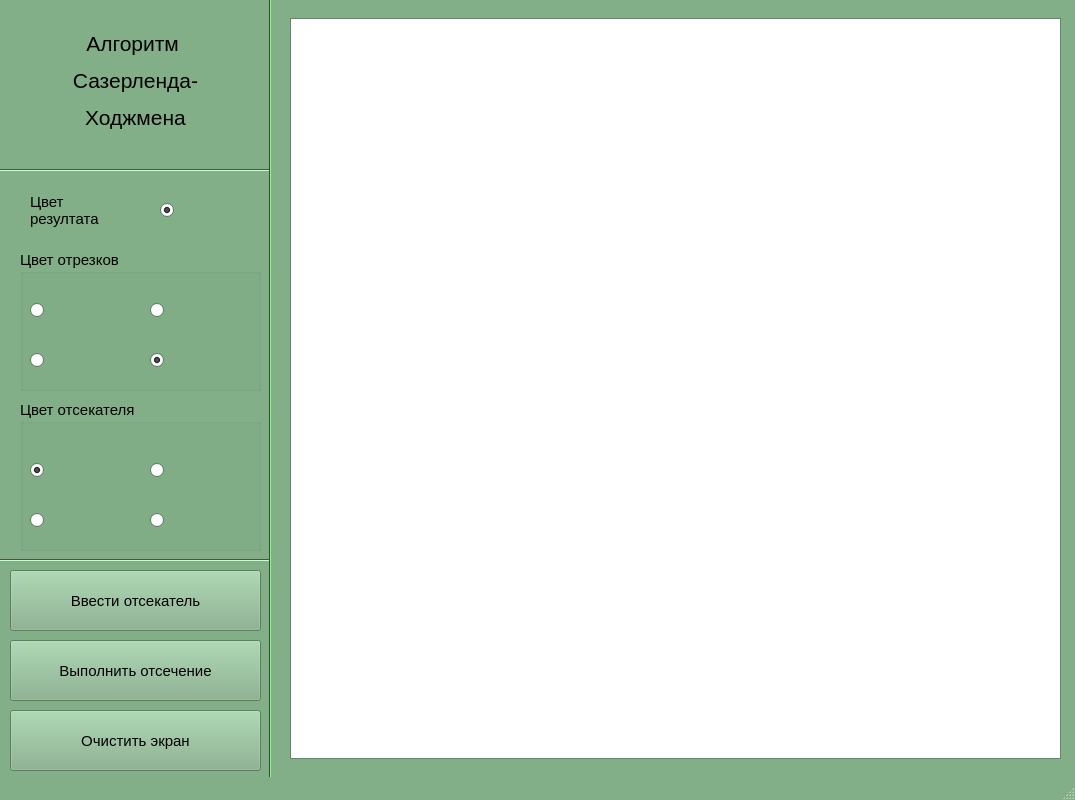
<?xml version="1.0" encoding="UTF-8"?>
<ui version="4.0">
 <class>MainWindow</class>
 <widget class="QMainWindow" name="MainWindow">
  <property name="geometry">
   <rect>
    <x>0</x>
    <y>0</y>
    <width>1075</width>
    <height>800</height>
   </rect>
  </property>
  <property name="minimumSize">
   <size>
    <width>1075</width>
    <height>800</height>
   </size>
  </property>
  <property name="maximumSize">
   <size>
    <width>1075</width>
    <height>800</height>
   </size>
  </property>
  <property name="palette">
   <palette>
    <active>
     <colorrole role="WindowText">
      <brush brushstyle="SolidPattern">
       <color alpha="255">
        <red>0</red>
        <green>0</green>
        <blue>0</blue>
       </color>
      </brush>
     </colorrole>
     <colorrole role="Button">
      <brush brushstyle="SolidPattern">
       <color alpha="255">
        <red>130</red>
        <green>175</green>
        <blue>136</blue>
       </color>
      </brush>
     </colorrole>
     <colorrole role="Light">
      <brush brushstyle="SolidPattern">
       <color alpha="255">
        <red>197</red>
        <green>255</green>
        <blue>205</blue>
       </color>
      </brush>
     </colorrole>
     <colorrole role="Midlight">
      <brush brushstyle="SolidPattern">
       <color alpha="255">
        <red>163</red>
        <green>215</green>
        <blue>170</blue>
       </color>
      </brush>
     </colorrole>
     <colorrole role="Dark">
      <brush brushstyle="SolidPattern">
       <color alpha="255">
        <red>65</red>
        <green>87</green>
        <blue>68</blue>
       </color>
      </brush>
     </colorrole>
     <colorrole role="Mid">
      <brush brushstyle="SolidPattern">
       <color alpha="255">
        <red>87</red>
        <green>117</green>
        <blue>91</blue>
       </color>
      </brush>
     </colorrole>
     <colorrole role="Text">
      <brush brushstyle="SolidPattern">
       <color alpha="255">
        <red>0</red>
        <green>0</green>
        <blue>0</blue>
       </color>
      </brush>
     </colorrole>
     <colorrole role="BrightText">
      <brush brushstyle="SolidPattern">
       <color alpha="255">
        <red>255</red>
        <green>255</green>
        <blue>255</blue>
       </color>
      </brush>
     </colorrole>
     <colorrole role="ButtonText">
      <brush brushstyle="SolidPattern">
       <color alpha="255">
        <red>0</red>
        <green>0</green>
        <blue>0</blue>
       </color>
      </brush>
     </colorrole>
     <colorrole role="Base">
      <brush brushstyle="SolidPattern">
       <color alpha="255">
        <red>255</red>
        <green>255</green>
        <blue>255</blue>
       </color>
      </brush>
     </colorrole>
     <colorrole role="Window">
      <brush brushstyle="SolidPattern">
       <color alpha="255">
        <red>130</red>
        <green>175</green>
        <blue>136</blue>
       </color>
      </brush>
     </colorrole>
     <colorrole role="Shadow">
      <brush brushstyle="SolidPattern">
       <color alpha="255">
        <red>0</red>
        <green>0</green>
        <blue>0</blue>
       </color>
      </brush>
     </colorrole>
     <colorrole role="AlternateBase">
      <brush brushstyle="SolidPattern">
       <color alpha="255">
        <red>192</red>
        <green>215</green>
        <blue>195</blue>
       </color>
      </brush>
     </colorrole>
     <colorrole role="ToolTipBase">
      <brush brushstyle="SolidPattern">
       <color alpha="255">
        <red>255</red>
        <green>255</green>
        <blue>220</blue>
       </color>
      </brush>
     </colorrole>
     <colorrole role="ToolTipText">
      <brush brushstyle="SolidPattern">
       <color alpha="255">
        <red>0</red>
        <green>0</green>
        <blue>0</blue>
       </color>
      </brush>
     </colorrole>
     <colorrole role="PlaceholderText">
      <brush brushstyle="SolidPattern">
       <color alpha="128">
        <red>0</red>
        <green>0</green>
        <blue>0</blue>
       </color>
      </brush>
     </colorrole>
    </active>
    <inactive>
     <colorrole role="WindowText">
      <brush brushstyle="SolidPattern">
       <color alpha="255">
        <red>0</red>
        <green>0</green>
        <blue>0</blue>
       </color>
      </brush>
     </colorrole>
     <colorrole role="Button">
      <brush brushstyle="SolidPattern">
       <color alpha="255">
        <red>130</red>
        <green>175</green>
        <blue>136</blue>
       </color>
      </brush>
     </colorrole>
     <colorrole role="Light">
      <brush brushstyle="SolidPattern">
       <color alpha="255">
        <red>197</red>
        <green>255</green>
        <blue>205</blue>
       </color>
      </brush>
     </colorrole>
     <colorrole role="Midlight">
      <brush brushstyle="SolidPattern">
       <color alpha="255">
        <red>163</red>
        <green>215</green>
        <blue>170</blue>
       </color>
      </brush>
     </colorrole>
     <colorrole role="Dark">
      <brush brushstyle="SolidPattern">
       <color alpha="255">
        <red>65</red>
        <green>87</green>
        <blue>68</blue>
       </color>
      </brush>
     </colorrole>
     <colorrole role="Mid">
      <brush brushstyle="SolidPattern">
       <color alpha="255">
        <red>87</red>
        <green>117</green>
        <blue>91</blue>
       </color>
      </brush>
     </colorrole>
     <colorrole role="Text">
      <brush brushstyle="SolidPattern">
       <color alpha="255">
        <red>0</red>
        <green>0</green>
        <blue>0</blue>
       </color>
      </brush>
     </colorrole>
     <colorrole role="BrightText">
      <brush brushstyle="SolidPattern">
       <color alpha="255">
        <red>255</red>
        <green>255</green>
        <blue>255</blue>
       </color>
      </brush>
     </colorrole>
     <colorrole role="ButtonText">
      <brush brushstyle="SolidPattern">
       <color alpha="255">
        <red>0</red>
        <green>0</green>
        <blue>0</blue>
       </color>
      </brush>
     </colorrole>
     <colorrole role="Base">
      <brush brushstyle="SolidPattern">
       <color alpha="255">
        <red>255</red>
        <green>255</green>
        <blue>255</blue>
       </color>
      </brush>
     </colorrole>
     <colorrole role="Window">
      <brush brushstyle="SolidPattern">
       <color alpha="255">
        <red>130</red>
        <green>175</green>
        <blue>136</blue>
       </color>
      </brush>
     </colorrole>
     <colorrole role="Shadow">
      <brush brushstyle="SolidPattern">
       <color alpha="255">
        <red>0</red>
        <green>0</green>
        <blue>0</blue>
       </color>
      </brush>
     </colorrole>
     <colorrole role="AlternateBase">
      <brush brushstyle="SolidPattern">
       <color alpha="255">
        <red>192</red>
        <green>215</green>
        <blue>195</blue>
       </color>
      </brush>
     </colorrole>
     <colorrole role="ToolTipBase">
      <brush brushstyle="SolidPattern">
       <color alpha="255">
        <red>255</red>
        <green>255</green>
        <blue>220</blue>
       </color>
      </brush>
     </colorrole>
     <colorrole role="ToolTipText">
      <brush brushstyle="SolidPattern">
       <color alpha="255">
        <red>0</red>
        <green>0</green>
        <blue>0</blue>
       </color>
      </brush>
     </colorrole>
     <colorrole role="PlaceholderText">
      <brush brushstyle="SolidPattern">
       <color alpha="128">
        <red>0</red>
        <green>0</green>
        <blue>0</blue>
       </color>
      </brush>
     </colorrole>
    </inactive>
    <disabled>
     <colorrole role="WindowText">
      <brush brushstyle="SolidPattern">
       <color alpha="255">
        <red>65</red>
        <green>87</green>
        <blue>68</blue>
       </color>
      </brush>
     </colorrole>
     <colorrole role="Button">
      <brush brushstyle="SolidPattern">
       <color alpha="255">
        <red>130</red>
        <green>175</green>
        <blue>136</blue>
       </color>
      </brush>
     </colorrole>
     <colorrole role="Light">
      <brush brushstyle="SolidPattern">
       <color alpha="255">
        <red>197</red>
        <green>255</green>
        <blue>205</blue>
       </color>
      </brush>
     </colorrole>
     <colorrole role="Midlight">
      <brush brushstyle="SolidPattern">
       <color alpha="255">
        <red>163</red>
        <green>215</green>
        <blue>170</blue>
       </color>
      </brush>
     </colorrole>
     <colorrole role="Dark">
      <brush brushstyle="SolidPattern">
       <color alpha="255">
        <red>65</red>
        <green>87</green>
        <blue>68</blue>
       </color>
      </brush>
     </colorrole>
     <colorrole role="Mid">
      <brush brushstyle="SolidPattern">
       <color alpha="255">
        <red>87</red>
        <green>117</green>
        <blue>91</blue>
       </color>
      </brush>
     </colorrole>
     <colorrole role="Text">
      <brush brushstyle="SolidPattern">
       <color alpha="255">
        <red>65</red>
        <green>87</green>
        <blue>68</blue>
       </color>
      </brush>
     </colorrole>
     <colorrole role="BrightText">
      <brush brushstyle="SolidPattern">
       <color alpha="255">
        <red>255</red>
        <green>255</green>
        <blue>255</blue>
       </color>
      </brush>
     </colorrole>
     <colorrole role="ButtonText">
      <brush brushstyle="SolidPattern">
       <color alpha="255">
        <red>65</red>
        <green>87</green>
        <blue>68</blue>
       </color>
      </brush>
     </colorrole>
     <colorrole role="Base">
      <brush brushstyle="SolidPattern">
       <color alpha="255">
        <red>130</red>
        <green>175</green>
        <blue>136</blue>
       </color>
      </brush>
     </colorrole>
     <colorrole role="Window">
      <brush brushstyle="SolidPattern">
       <color alpha="255">
        <red>130</red>
        <green>175</green>
        <blue>136</blue>
       </color>
      </brush>
     </colorrole>
     <colorrole role="Shadow">
      <brush brushstyle="SolidPattern">
       <color alpha="255">
        <red>0</red>
        <green>0</green>
        <blue>0</blue>
       </color>
      </brush>
     </colorrole>
     <colorrole role="AlternateBase">
      <brush brushstyle="SolidPattern">
       <color alpha="255">
        <red>130</red>
        <green>175</green>
        <blue>136</blue>
       </color>
      </brush>
     </colorrole>
     <colorrole role="ToolTipBase">
      <brush brushstyle="SolidPattern">
       <color alpha="255">
        <red>255</red>
        <green>255</green>
        <blue>220</blue>
       </color>
      </brush>
     </colorrole>
     <colorrole role="ToolTipText">
      <brush brushstyle="SolidPattern">
       <color alpha="255">
        <red>0</red>
        <green>0</green>
        <blue>0</blue>
       </color>
      </brush>
     </colorrole>
     <colorrole role="PlaceholderText">
      <brush brushstyle="SolidPattern">
       <color alpha="128">
        <red>0</red>
        <green>0</green>
        <blue>0</blue>
       </color>
      </brush>
     </colorrole>
    </disabled>
   </palette>
  </property>
  <property name="font">
   <font>
    <pointsize>11</pointsize>
   </font>
  </property>
  <property name="windowTitle">
   <string>Отсечение произвольного многоугольника выпуклым отсектателем</string>
  </property>
  <property name="documentMode">
   <bool>false</bool>
  </property>
  <property name="tabShape">
   <enum>QTabWidget::Rounded</enum>
  </property>
  <widget class="QWidget" name="centralwidget">
   <widget class="QGraphicsView" name="graphicsView">
    <property name="geometry">
     <rect>
      <x>290</x>
      <y>18</y>
      <width>771</width>
      <height>741</height>
     </rect>
    </property>
    <property name="minimumSize">
     <size>
      <width>700</width>
      <height>550</height>
     </size>
    </property>
    <property name="maximumSize">
     <size>
      <width>10000</width>
      <height>10000</height>
     </size>
    </property>
   </widget>
   <widget class="QPushButton" name="cutButton">
    <property name="geometry">
     <rect>
      <x>10</x>
      <y>640</y>
      <width>251</width>
      <height>61</height>
     </rect>
    </property>
    <property name="text">
     <string>Выполнить отсечение</string>
    </property>
   </widget>
   <widget class="QPushButton" name="clearCanvas">
    <property name="geometry">
     <rect>
      <x>10</x>
      <y>710</y>
      <width>251</width>
      <height>61</height>
     </rect>
    </property>
    <property name="font">
     <font>
      <pointsize>11</pointsize>
      <weight>50</weight>
      <italic>false</italic>
      <bold>false</bold>
      <underline>false</underline>
      <strikeout>false</strikeout>
      <stylestrategy>PreferDefault</stylestrategy>
     </font>
    </property>
    <property name="acceptDrops">
     <bool>false</bool>
    </property>
    <property name="text">
     <string>Очистить экран</string>
    </property>
   </widget>
   <widget class="Line" name="line_4">
    <property name="geometry">
     <rect>
      <x>260</x>
      <y>-1</y>
      <width>21</width>
      <height>851</height>
     </rect>
    </property>
    <property name="palette">
     <palette>
      <active>
       <colorrole role="WindowText">
        <brush brushstyle="SolidPattern">
         <color alpha="255">
          <red>0</red>
          <green>0</green>
          <blue>0</blue>
         </color>
        </brush>
       </colorrole>
       <colorrole role="Button">
        <brush brushstyle="SolidPattern">
         <color alpha="255">
          <red>96</red>
          <green>162</green>
          <blue>96</blue>
         </color>
        </brush>
       </colorrole>
       <colorrole role="Light">
        <brush brushstyle="SolidPattern">
         <color alpha="255">
          <red>144</red>
          <green>243</green>
          <blue>144</blue>
         </color>
        </brush>
       </colorrole>
       <colorrole role="Midlight">
        <brush brushstyle="SolidPattern">
         <color alpha="255">
          <red>120</red>
          <green>202</green>
          <blue>120</blue>
         </color>
        </brush>
       </colorrole>
       <colorrole role="Dark">
        <brush brushstyle="SolidPattern">
         <color alpha="255">
          <red>48</red>
          <green>81</green>
          <blue>48</blue>
         </color>
        </brush>
       </colorrole>
       <colorrole role="Mid">
        <brush brushstyle="SolidPattern">
         <color alpha="255">
          <red>64</red>
          <green>108</green>
          <blue>64</blue>
         </color>
        </brush>
       </colorrole>
       <colorrole role="Text">
        <brush brushstyle="SolidPattern">
         <color alpha="255">
          <red>0</red>
          <green>0</green>
          <blue>0</blue>
         </color>
        </brush>
       </colorrole>
       <colorrole role="BrightText">
        <brush brushstyle="SolidPattern">
         <color alpha="255">
          <red>255</red>
          <green>255</green>
          <blue>255</blue>
         </color>
        </brush>
       </colorrole>
       <colorrole role="ButtonText">
        <brush brushstyle="SolidPattern">
         <color alpha="255">
          <red>0</red>
          <green>0</green>
          <blue>0</blue>
         </color>
        </brush>
       </colorrole>
       <colorrole role="Base">
        <brush brushstyle="SolidPattern">
         <color alpha="255">
          <red>255</red>
          <green>255</green>
          <blue>255</blue>
         </color>
        </brush>
       </colorrole>
       <colorrole role="Window">
        <brush brushstyle="SolidPattern">
         <color alpha="255">
          <red>96</red>
          <green>162</green>
          <blue>96</blue>
         </color>
        </brush>
       </colorrole>
       <colorrole role="Shadow">
        <brush brushstyle="SolidPattern">
         <color alpha="255">
          <red>0</red>
          <green>0</green>
          <blue>0</blue>
         </color>
        </brush>
       </colorrole>
       <colorrole role="AlternateBase">
        <brush brushstyle="SolidPattern">
         <color alpha="255">
          <red>175</red>
          <green>208</green>
          <blue>175</blue>
         </color>
        </brush>
       </colorrole>
       <colorrole role="ToolTipBase">
        <brush brushstyle="SolidPattern">
         <color alpha="255">
          <red>255</red>
          <green>255</green>
          <blue>220</blue>
         </color>
        </brush>
       </colorrole>
       <colorrole role="ToolTipText">
        <brush brushstyle="SolidPattern">
         <color alpha="255">
          <red>0</red>
          <green>0</green>
          <blue>0</blue>
         </color>
        </brush>
       </colorrole>
       <colorrole role="PlaceholderText">
        <brush brushstyle="SolidPattern">
         <color alpha="128">
          <red>0</red>
          <green>0</green>
          <blue>0</blue>
         </color>
        </brush>
       </colorrole>
      </active>
      <inactive>
       <colorrole role="WindowText">
        <brush brushstyle="SolidPattern">
         <color alpha="255">
          <red>0</red>
          <green>0</green>
          <blue>0</blue>
         </color>
        </brush>
       </colorrole>
       <colorrole role="Button">
        <brush brushstyle="SolidPattern">
         <color alpha="255">
          <red>96</red>
          <green>162</green>
          <blue>96</blue>
         </color>
        </brush>
       </colorrole>
       <colorrole role="Light">
        <brush brushstyle="SolidPattern">
         <color alpha="255">
          <red>144</red>
          <green>243</green>
          <blue>144</blue>
         </color>
        </brush>
       </colorrole>
       <colorrole role="Midlight">
        <brush brushstyle="SolidPattern">
         <color alpha="255">
          <red>120</red>
          <green>202</green>
          <blue>120</blue>
         </color>
        </brush>
       </colorrole>
       <colorrole role="Dark">
        <brush brushstyle="SolidPattern">
         <color alpha="255">
          <red>48</red>
          <green>81</green>
          <blue>48</blue>
         </color>
        </brush>
       </colorrole>
       <colorrole role="Mid">
        <brush brushstyle="SolidPattern">
         <color alpha="255">
          <red>64</red>
          <green>108</green>
          <blue>64</blue>
         </color>
        </brush>
       </colorrole>
       <colorrole role="Text">
        <brush brushstyle="SolidPattern">
         <color alpha="255">
          <red>0</red>
          <green>0</green>
          <blue>0</blue>
         </color>
        </brush>
       </colorrole>
       <colorrole role="BrightText">
        <brush brushstyle="SolidPattern">
         <color alpha="255">
          <red>255</red>
          <green>255</green>
          <blue>255</blue>
         </color>
        </brush>
       </colorrole>
       <colorrole role="ButtonText">
        <brush brushstyle="SolidPattern">
         <color alpha="255">
          <red>0</red>
          <green>0</green>
          <blue>0</blue>
         </color>
        </brush>
       </colorrole>
       <colorrole role="Base">
        <brush brushstyle="SolidPattern">
         <color alpha="255">
          <red>255</red>
          <green>255</green>
          <blue>255</blue>
         </color>
        </brush>
       </colorrole>
       <colorrole role="Window">
        <brush brushstyle="SolidPattern">
         <color alpha="255">
          <red>96</red>
          <green>162</green>
          <blue>96</blue>
         </color>
        </brush>
       </colorrole>
       <colorrole role="Shadow">
        <brush brushstyle="SolidPattern">
         <color alpha="255">
          <red>0</red>
          <green>0</green>
          <blue>0</blue>
         </color>
        </brush>
       </colorrole>
       <colorrole role="AlternateBase">
        <brush brushstyle="SolidPattern">
         <color alpha="255">
          <red>175</red>
          <green>208</green>
          <blue>175</blue>
         </color>
        </brush>
       </colorrole>
       <colorrole role="ToolTipBase">
        <brush brushstyle="SolidPattern">
         <color alpha="255">
          <red>255</red>
          <green>255</green>
          <blue>220</blue>
         </color>
        </brush>
       </colorrole>
       <colorrole role="ToolTipText">
        <brush brushstyle="SolidPattern">
         <color alpha="255">
          <red>0</red>
          <green>0</green>
          <blue>0</blue>
         </color>
        </brush>
       </colorrole>
       <colorrole role="PlaceholderText">
        <brush brushstyle="SolidPattern">
         <color alpha="128">
          <red>0</red>
          <green>0</green>
          <blue>0</blue>
         </color>
        </brush>
       </colorrole>
      </inactive>
      <disabled>
       <colorrole role="WindowText">
        <brush brushstyle="SolidPattern">
         <color alpha="255">
          <red>48</red>
          <green>81</green>
          <blue>48</blue>
         </color>
        </brush>
       </colorrole>
       <colorrole role="Button">
        <brush brushstyle="SolidPattern">
         <color alpha="255">
          <red>96</red>
          <green>162</green>
          <blue>96</blue>
         </color>
        </brush>
       </colorrole>
       <colorrole role="Light">
        <brush brushstyle="SolidPattern">
         <color alpha="255">
          <red>144</red>
          <green>243</green>
          <blue>144</blue>
         </color>
        </brush>
       </colorrole>
       <colorrole role="Midlight">
        <brush brushstyle="SolidPattern">
         <color alpha="255">
          <red>120</red>
          <green>202</green>
          <blue>120</blue>
         </color>
        </brush>
       </colorrole>
       <colorrole role="Dark">
        <brush brushstyle="SolidPattern">
         <color alpha="255">
          <red>48</red>
          <green>81</green>
          <blue>48</blue>
         </color>
        </brush>
       </colorrole>
       <colorrole role="Mid">
        <brush brushstyle="SolidPattern">
         <color alpha="255">
          <red>64</red>
          <green>108</green>
          <blue>64</blue>
         </color>
        </brush>
       </colorrole>
       <colorrole role="Text">
        <brush brushstyle="SolidPattern">
         <color alpha="255">
          <red>48</red>
          <green>81</green>
          <blue>48</blue>
         </color>
        </brush>
       </colorrole>
       <colorrole role="BrightText">
        <brush brushstyle="SolidPattern">
         <color alpha="255">
          <red>255</red>
          <green>255</green>
          <blue>255</blue>
         </color>
        </brush>
       </colorrole>
       <colorrole role="ButtonText">
        <brush brushstyle="SolidPattern">
         <color alpha="255">
          <red>48</red>
          <green>81</green>
          <blue>48</blue>
         </color>
        </brush>
       </colorrole>
       <colorrole role="Base">
        <brush brushstyle="SolidPattern">
         <color alpha="255">
          <red>96</red>
          <green>162</green>
          <blue>96</blue>
         </color>
        </brush>
       </colorrole>
       <colorrole role="Window">
        <brush brushstyle="SolidPattern">
         <color alpha="255">
          <red>96</red>
          <green>162</green>
          <blue>96</blue>
         </color>
        </brush>
       </colorrole>
       <colorrole role="Shadow">
        <brush brushstyle="SolidPattern">
         <color alpha="255">
          <red>0</red>
          <green>0</green>
          <blue>0</blue>
         </color>
        </brush>
       </colorrole>
       <colorrole role="AlternateBase">
        <brush brushstyle="SolidPattern">
         <color alpha="255">
          <red>96</red>
          <green>162</green>
          <blue>96</blue>
         </color>
        </brush>
       </colorrole>
       <colorrole role="ToolTipBase">
        <brush brushstyle="SolidPattern">
         <color alpha="255">
          <red>255</red>
          <green>255</green>
          <blue>220</blue>
         </color>
        </brush>
       </colorrole>
       <colorrole role="ToolTipText">
        <brush brushstyle="SolidPattern">
         <color alpha="255">
          <red>0</red>
          <green>0</green>
          <blue>0</blue>
         </color>
        </brush>
       </colorrole>
       <colorrole role="PlaceholderText">
        <brush brushstyle="SolidPattern">
         <color alpha="128">
          <red>0</red>
          <green>0</green>
          <blue>0</blue>
         </color>
        </brush>
       </colorrole>
      </disabled>
     </palette>
    </property>
    <property name="orientation">
     <enum>Qt::Vertical</enum>
    </property>
   </widget>
   <widget class="QGroupBox" name="groupBox_2">
    <property name="geometry">
     <rect>
      <x>20</x>
      <y>400</y>
      <width>241</width>
      <height>151</height>
     </rect>
    </property>
    <property name="title">
     <string>Цвет отсекателя</string>
    </property>
    <widget class="QRadioButton" name="whiteSwitch">
     <property name="geometry">
      <rect>
       <x>130</x>
       <y>100</y>
       <width>101</width>
       <height>41</height>
      </rect>
     </property>
     <property name="text">
      <string/>
     </property>
     <property name="icon">
      <iconset>
       <normaloff>icons/White.jpg</normaloff>icons/White.jpg</iconset>
     </property>
     <property name="iconSize">
      <size>
       <width>60</width>
       <height>85</height>
      </size>
     </property>
     <property name="checked">
      <bool>false</bool>
     </property>
    </widget>
    <widget class="QRadioButton" name="greenSwitch">
     <property name="geometry">
      <rect>
       <x>130</x>
       <y>50</y>
       <width>101</width>
       <height>41</height>
      </rect>
     </property>
     <property name="text">
      <string/>
     </property>
     <property name="icon">
      <iconset>
       <normaloff>icons/Green.jpg</normaloff>icons/Green.jpg</iconset>
     </property>
     <property name="iconSize">
      <size>
       <width>60</width>
       <height>80</height>
      </size>
     </property>
    </widget>
    <widget class="QRadioButton" name="redSwitch">
     <property name="geometry">
      <rect>
       <x>10</x>
       <y>50</y>
       <width>91</width>
       <height>41</height>
      </rect>
     </property>
     <property name="text">
      <string/>
     </property>
     <property name="icon">
      <iconset>
       <normaloff>icons/Red.jpg</normaloff>icons/Red.jpg</iconset>
     </property>
     <property name="iconSize">
      <size>
       <width>60</width>
       <height>80</height>
      </size>
     </property>
     <property name="checked">
      <bool>true</bool>
     </property>
    </widget>
    <widget class="QRadioButton" name="blueSwitch">
     <property name="geometry">
      <rect>
       <x>10</x>
       <y>100</y>
       <width>91</width>
       <height>41</height>
      </rect>
     </property>
     <property name="text">
      <string/>
     </property>
     <property name="icon">
      <iconset>
       <normaloff>icons/Blue.jpg</normaloff>icons/Blue.jpg</iconset>
     </property>
     <property name="iconSize">
      <size>
       <width>60</width>
       <height>80</height>
      </size>
     </property>
     <property name="checked">
      <bool>false</bool>
     </property>
    </widget>
   </widget>
   <widget class="Line" name="line">
    <property name="geometry">
     <rect>
      <x>0</x>
      <y>550</y>
      <width>271</width>
      <height>20</height>
     </rect>
    </property>
    <property name="orientation">
     <enum>Qt::Horizontal</enum>
    </property>
   </widget>
   <widget class="Line" name="line_6">
    <property name="geometry">
     <rect>
      <x>0</x>
      <y>160</y>
      <width>271</width>
      <height>20</height>
     </rect>
    </property>
    <property name="orientation">
     <enum>Qt::Horizontal</enum>
    </property>
   </widget>
   <widget class="QLabel" name="label">
    <property name="geometry">
     <rect>
      <x>10</x>
      <y>10</y>
      <width>251</width>
      <height>141</height>
     </rect>
    </property>
    <property name="text">
     <string>&lt;html&gt;&lt;head/&gt;&lt;body&gt;&lt;p align=&quot;center&quot;&gt;&lt;span style=&quot; font-size:16pt;&quot;&gt;Алгоритм &lt;/span&gt;&lt;/p&gt;&lt;p align=&quot;center&quot;&gt;&lt;span style=&quot; font-size:16pt;&quot;&gt;Сазерленда-&lt;/span&gt;&lt;/p&gt;&lt;p align=&quot;center&quot;&gt;&lt;span style=&quot; font-size:16pt;&quot;&gt;Ходжмена&lt;/span&gt;&lt;/p&gt;&lt;/body&gt;&lt;/html&gt;</string>
    </property>
   </widget>
   <widget class="QGroupBox" name="groupBox_3">
    <property name="geometry">
     <rect>
      <x>20</x>
      <y>250</y>
      <width>241</width>
      <height>141</height>
     </rect>
    </property>
    <property name="title">
     <string>Цвет отрезков</string>
    </property>
    <widget class="QRadioButton" name="redSwitch_2">
     <property name="geometry">
      <rect>
       <x>10</x>
       <y>40</y>
       <width>91</width>
       <height>41</height>
      </rect>
     </property>
     <property name="text">
      <string/>
     </property>
     <property name="icon">
      <iconset>
       <normaloff>icons/Red.jpg</normaloff>icons/Red.jpg</iconset>
     </property>
     <property name="iconSize">
      <size>
       <width>60</width>
       <height>80</height>
      </size>
     </property>
    </widget>
    <widget class="QRadioButton" name="blueSwitch_2">
     <property name="geometry">
      <rect>
       <x>10</x>
       <y>90</y>
       <width>91</width>
       <height>41</height>
      </rect>
     </property>
     <property name="text">
      <string/>
     </property>
     <property name="icon">
      <iconset>
       <normaloff>icons/Blue.jpg</normaloff>icons/Blue.jpg</iconset>
     </property>
     <property name="iconSize">
      <size>
       <width>60</width>
       <height>80</height>
      </size>
     </property>
     <property name="checked">
      <bool>false</bool>
     </property>
    </widget>
    <widget class="QRadioButton" name="greenSwitch_2">
     <property name="geometry">
      <rect>
       <x>130</x>
       <y>40</y>
       <width>101</width>
       <height>41</height>
      </rect>
     </property>
     <property name="text">
      <string/>
     </property>
     <property name="icon">
      <iconset>
       <normaloff>icons/Green.jpg</normaloff>icons/Green.jpg</iconset>
     </property>
     <property name="iconSize">
      <size>
       <width>60</width>
       <height>80</height>
      </size>
     </property>
    </widget>
    <widget class="QRadioButton" name="whiteSwitch_2">
     <property name="geometry">
      <rect>
       <x>130</x>
       <y>90</y>
       <width>101</width>
       <height>41</height>
      </rect>
     </property>
     <property name="text">
      <string/>
     </property>
     <property name="icon">
      <iconset>
       <normaloff>icons/White.jpg</normaloff>icons/White.jpg</iconset>
     </property>
     <property name="iconSize">
      <size>
       <width>60</width>
       <height>85</height>
      </size>
     </property>
     <property name="checked">
      <bool>true</bool>
     </property>
    </widget>
   </widget>
   <widget class="QPushButton" name="inputCutButton">
    <property name="geometry">
     <rect>
      <x>10</x>
      <y>570</y>
      <width>251</width>
      <height>61</height>
     </rect>
    </property>
    <property name="toolTip">
     <string>Укажите две точки прямоугольника</string>
    </property>
    <property name="text">
     <string>Ввести отсекатель</string>
    </property>
   </widget>
   <widget class="QLabel" name="label_2">
    <property name="geometry">
     <rect>
      <x>30</x>
      <y>180</y>
      <width>121</width>
      <height>61</height>
     </rect>
    </property>
    <property name="text">
     <string>Цвет 
резултата</string>
    </property>
   </widget>
   <widget class="QRadioButton" name="yellowSwitch">
    <property name="geometry">
     <rect>
      <x>160</x>
      <y>190</y>
      <width>101</width>
      <height>41</height>
     </rect>
    </property>
    <property name="text">
     <string/>
    </property>
    <property name="icon">
     <iconset>
      <normaloff>icons/Yellow.png</normaloff>icons/Yellow.png</iconset>
    </property>
    <property name="iconSize">
     <size>
      <width>60</width>
      <height>85</height>
     </size>
    </property>
    <property name="checked">
     <bool>true</bool>
    </property>
   </widget>
   <zorder>graphicsView</zorder>
   <zorder>cutButton</zorder>
   <zorder>clearCanvas</zorder>
   <zorder>groupBox_2</zorder>
   <zorder>line</zorder>
   <zorder>line_6</zorder>
   <zorder>line_4</zorder>
   <zorder>label</zorder>
   <zorder>groupBox_3</zorder>
   <zorder>inputCutButton</zorder>
   <zorder>label_2</zorder>
   <zorder>yellowSwitch</zorder>
  </widget>
  <widget class="QMenuBar" name="menubar">
   <property name="geometry">
    <rect>
     <x>0</x>
     <y>0</y>
     <width>1075</width>
     <height>18</height>
    </rect>
   </property>
  </widget>
  <widget class="QStatusBar" name="statusbar"/>
 </widget>
 <tabstops>
  <tabstop>graphicsView</tabstop>
  <tabstop>redSwitch</tabstop>
  <tabstop>greenSwitch</tabstop>
  <tabstop>blueSwitch</tabstop>
  <tabstop>whiteSwitch</tabstop>
  <tabstop>cutButton</tabstop>
  <tabstop>clearCanvas</tabstop>
 </tabstops>
 <resources/>
 <connections/>
</ui>
